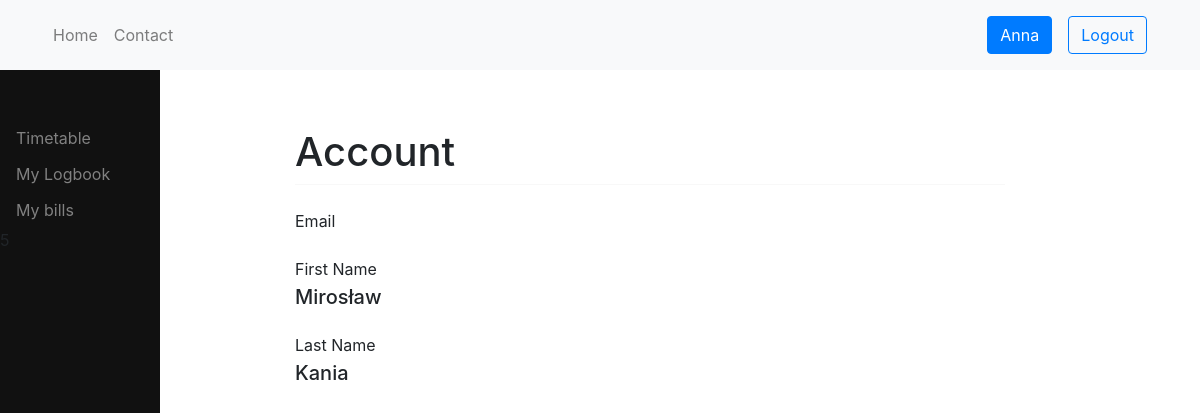
The page /users/1/ (signed in) on the database its author committed.
### users/models.py (models this page shows, shortened)
class User(AbstractUser):
    username = None
    email = models.EmailField(_('email address'), unique=True)
    phone = models.CharField(blank=True, null=True, max_length=16, help_text='Contact phone number')
    address = models.TextField('address', max_length=255, blank=True, null=True)
    date_of_birth = models.DateField(null=True, blank=True)
    USERNAME_FIELD = 'email'
    REQUIRED_FIELDS = []
    objects = CustomUserManager()

### users/views.py (the view)
# urls.py: path('<user_id>/', account_view, name="view"),
def account_view(request, *args, **kwargs):
    context = {}
    user_id = kwargs.get("user_id")
    try:
        account = User.objects.get(pk=user_id)
    except:
        return HttpResponse("Something went wrong.")
    if account:
        context['id'] = account.id
        context['email'] = account.email
        context['first_name'] = account.first_name
        context['last_name'] = account.last_name
        context['phone'] = account.phone
        context['address'] = account.address
        is_self = True
        user = request.user
        if user.is_authenticated and user != account:
            is_self = False
        elif not user.is_authenticated:
            is_self = False
        context['is_self'] = is_self
        context['BASE_URL'] = settings.BASE_URL
        return render(request, "users/account.html", context)

### logbook/templatetags/auth_extras.py (called while the page is built)
@register.filter(name='has_group')
def has_group(user, group_name):
    group = Group.objects.get(name=group_name)
    return True if group in user.groups.all() else False

### users/templates/users/account.html (shortened to what this page needs)
{% extends 'base.html' %}
{% load static %}
{% block content %}
	<h1 class="mt-2">Account</h1>
	<hr class="mt-0 mb-4">
		<p class="mt-4 mb-1 field-heading">Email</p>
		<p class="mt-4 mb-1 field-heading">First Name</p>
		<h5>{{first_name}}</h5>
		<p class="mt-4 mb-1 field-heading">Last Name</p>
		<h5>{{last_name}}</h5>
{% endblock content %}

### templates/sidenav.html (shortened to what this page needs)
{% load auth_extras %}
{% if request.user|has_group:"student" %}
    <a class="nav-link" href="{% url 'schedule:timetable' %}">Timetable</a>
    <a class="nav-link" href="{% url 'logbook:logbook-list' %}?student={{ request.user.id }}">My Logbook</a>
    <a class="nav-link" href="{% url 'billing:bill' user_id=request.user.id %}">My bills</a>
{% endif %}
<p>{{ request.user.id }}</p>

### templates/topnav.html
{% load static %}
<nav class="navbar navbar-expand-lg navbar-light bg-light">
  <div class="container">
      <ul class="navbar-nav me-auto mb-2 mb-lg-0">
        <li class="nav-item">
          <a class="nav-link" href="{% url 'home' %}">Home</a>
        </li>
        <li class="nav-item">
          <a class="nav-link" href="{% url 'contact' %}">Contact</a>
        </li>
      </ul>
    {% if request.user.is_authenticated %}
      <div class="d-flex align-items-center">
        <a class="btn btn-primary m-2" href="{% url 'users:view' user_id=request.user.id %}">{{ request.user.first_name }}</a>
        <a class="btn btn-outline-primary m-2" href="{% url 'users:logout' %}">Logout</a>
      </div>
    {% else %}
      <div class="d-flex align-items-center">
        <a class="btn btn-primary m-2" href="{% url 'users:login' %}">Login</a>
        <a class="btn btn-outline-primary m-2" href="{% url 'users:register' %}">Register</a>
      </div>
      {% endif %}
    </div>
</nav>

### templates/base.html (style rules this page uses)
.sidenav a { padding:6px 8px 6px 16px; text-decoration: none; font-size:16px; color: #818181; display:block; }

### rows shown on the page
User: user.id "5", user.first_name "Anna"
User: first_name "Mirosław", last_name "Kania"
